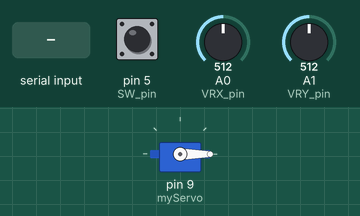
Bench run of a sketch on a simulated Arduino Uno, built with avr-gcc and run on an emulated ATmega328P. Parts: servo. The inputs (shaded band) are chosen by the test bench; at power-on: A0 (VRX_pin) = 512, pin 5 (SW_pin) HIGH, A1 (VRY_pin) = 512. What the sketch prints to the serial monitor is not drawn.

Above: at 1.2 s.
1.3 s: "servo90\n" received over Serial
At 2.4 s:
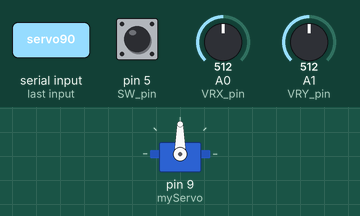
4.0 s: A0 (VRX_pin) set to 602
5.5 s: A0 (VRX_pin) set to 629
Timing chart, 0 to 8.5 s (numbered marks = the images above; inputs shaded):
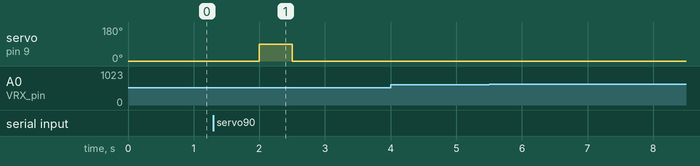

Measured:
- after the input at 1.3 s, servo on pin 9 (myServo): 0° → 90° after 0.70 s, → 0° 0.50 s later
- after the input at 4.0 s, every drawn part: stays the same
- after the input at 5.5 s, every drawn part: stays the same

The sketch:

ARDUINO.ino
```cpp
#include <Servo.h>

Servo myServo;
// Khai báo chân kết nối cho các cảm biến và đèn LED
// analog
int VRX_pin = A0; // Joystick trục X
int VRY_pin = A1; // Joystick trục Y
// digital
int SW_pin = 5; // Nút nhấn trên joystick

// Các hướng có thể của joystick
const int NORTH = 0;
const int NORTH_EAST = 1;
const int EAST = 2;
const int SOUTH_EAST = 3;
const int SOUTH = 4;
const int SOUTH_WEST = 5;
const int WEST = 6;
const int NORTH_WEST = 7;
const int CENTER = 8;

// Các biến để lưu giá trị đọc từ joystick và hướng hiện tại
int VRX_value, VRY_value;
int direction = -1, direction_cache;

// Hàm chuyển đổi giá trị từ joystick sang hướng
int coor_to_direction(int VRX_value, int VRY_value);

// Các hàm kiểm tra phạm vi giá trị của joystick
bool is_large_coor(int coor);
bool is_middle_coor(int coor);
bool is_small_coor(int coor);

void setup() {
  Serial.begin(115200);  // UART Start
  myServo.attach(9);
  myServo.write(0);
  pinMode(VRX_pin, INPUT);
  pinMode(VRY_pin, INPUT);
  pinMode(SW_pin, INPUT_PULLUP);
}

void loop() {
  // Đọc giá trị từ joystick
  VRX_value = analogRead(VRX_pin);
  VRY_value = analogRead(VRY_pin);

  // Xác định hướng từ giá trị joystick
  direction = coor_to_direction(VRX_value, VRY_value);

  // In giá trị đọc từ trục Y của joystick ra Serial Monitor

  // Xoay động cơ tương ứng với hướng của joystick
  if (direction == WEST) {
    Serial.println("joyWEST");
  } else if (direction == NORTH) {
    Serial.println("joyNORTH");
  } else if (direction == EAST) {
    Serial.println("joyEAST");
  } else if (direction == SOUTH) {
    Serial.println("joySOUTH");
  }

  // Đọc giá trị từ nút nhấn trên joystick
  int SW_value = digitalRead(SW_pin);

  // Nếu nút nhấn được nhấn, tắt tất cả các đèn LED
  if (SW_value == LOW) {
    Serial.println("joyPUSH");
  }

  // Đọc giá trị từ Serial để kiểm soát động cơ servo
  while (Serial.available()) {
    String command = Serial.readStringUntil('\n');

    if (command.startsWith("servo")) {
      // Lấy giá trị góc từ lệnh, ví dụ: "servo90"
      int angle = command.substring(5).toInt();

      // Giới hạn giá trị góc trong khoảng 0 đến 180 độ
      angle = constrain(angle, 0, 180);

      // Di chuyển servo đến góc tương ứng
      myServo.write(angle);
      delay(500);
      myServo.write(0);
      delay(500);

      Serial.println("Moved servo to angle: " + String(angle));
    }
  }

  delay(1000); // Đợi một chút trước khi lặp lại
}

// Hàm chuyển đổi giá trị từ trục X và Y của joystick sang hướng
int coor_to_direction(int VRX_value, int VRY_value) {
  if (is_large_coor(VRX_value) && is_middle_coor(VRY_value))
    return NORTH;
  if (is_large_coor(VRX_value) && is_large_coor(VRY_value))
    return NORTH_EAST;
  if (is_middle_coor(VRX_value) && is_large_coor(VRY_value))
    return EAST;
  if (is_small_coor(VRX_value) && is_large_coor(VRY_value))
    return SOUTH_EAST;
  if (is_small_coor(VRX_value) && is_middle_coor(VRY_value))
    return SOUTH;
  if (is_small_coor(VRX_value) && is_small_coor(VRY_value))
    return SOUTH_WEST;
  if (is_middle_coor(VRX_value) && is_small_coor(VRY_value))
    return WEST;
  if (is_large_coor(VRX_value) && is_small_coor(VRY_value))
    return NORTH_WEST;
  return CENTER; // Trả về hướng trung tâm nếu không phát hiện hướng nào khác
}

// Các hàm kiểm tra phạm vi giá trị của joystick
bool is_large_coor(int coor) {
  return coor > 614;
}
bool is_middle_coor(int coor) {
  return (coor <= 614) && (coor >= 400);
}
bool is_small_coor(int coor) {
  return coor < 400;
}
```
